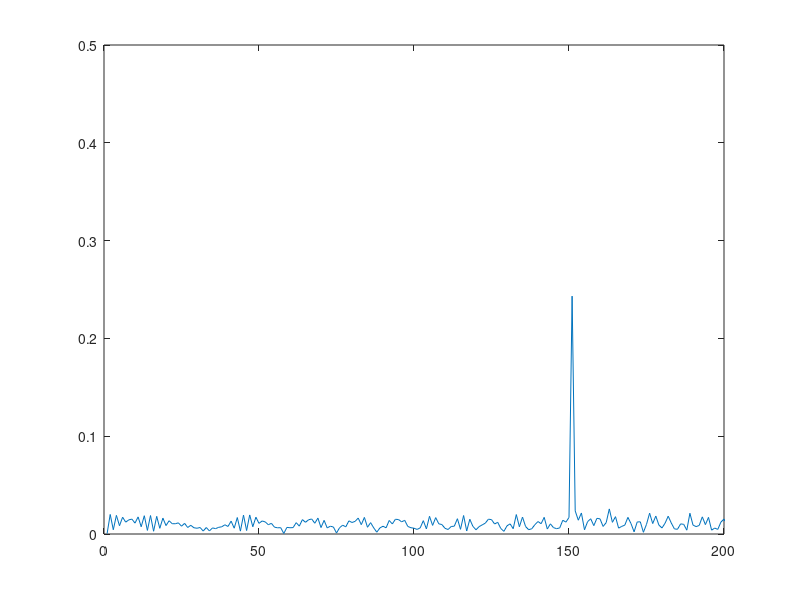
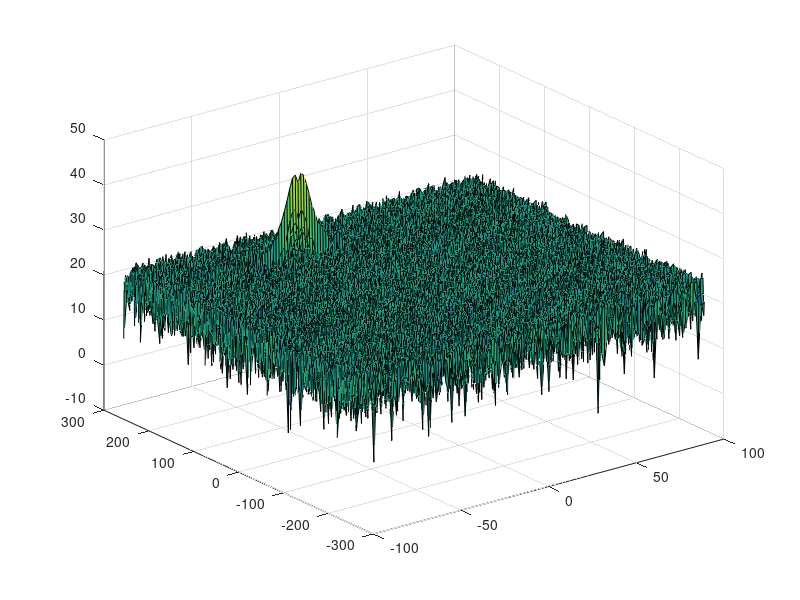

The MATLAB script that drew these images, in order: (Note: this script raises an error after producing the figures.)
close all
clear all
clc;

%% Radar Specifications 
%%%%%%%%%%%%%%%%%%%%%%%%%%%
% Frequency of operation = 77GHz
% Max Range = 200m
% Range Resolution = 1 m
% Max Velocity = 100 m/s
%%%%%%%%%%%%%%%%%%%%%%%%%%%

%speed of light = 3e8

Rmax = 200;  % m
Rres = 1;    % m
Vres = 3;    % m/s
Vmax = 70;   % m/s
c    = 3e8;  % m/s

sweepFactor = 5.5;

%% User Defined Range and Velocity of target
% *%TODO* :
% define the target's initial position and velocity. Note : Velocity
% remains contant
Rtarget = 150;  % m
Vtarget = 30;   % m/s
 


%% FMCW Waveform Generation

% *%TODO* :
%Design the FMCW waveform by giving the specs of each of its parameters.
% Calculate the Bandwidth (B), Chirp Time (Tchirp) and Slope (slope) of the FMCW
% chirp using the requirements above.

B      = c/(2 * Rres); %Bandwidth(Bsweep)=speed_of_light/(2*rangeResolution)
Tchirp = sweepFactor * 2 * Rmax / c;
slope  = B / Tchirp;

%Operating carrier frequency of Radar 
fc= 77e9;             %carrier freq

                                                          
%The number of chirps in one sequence. Its ideal to have 2^ value for the ease of running the FFT
%for Doppler Estimation. 
Nd=128;                   % #of doppler cells OR #of sent periods % number of chirps

%The number of samples on each chirp. 
Nr=1024;                  %for length of time OR # of range cells

% Timestamp for running the displacement scenario for every sample on each
% chirp
t=linspace(0,Nd*Tchirp,Nr*Nd); %total time for samples


%Creating the vectors for Tx, Rx and Mix based on the total samples input.
Tx=zeros(1,length(t)); %transmitted signal
Rx=zeros(1,length(t)); %received signal
Mix = zeros(1,length(t)); %beat signal

%Similar vectors for range_covered and time delay.
r_t=zeros(1,length(t));
td=zeros(1,length(t));


%% Signal generation and Moving Target simulation
% Running the radar scenario over the time. 

% t(1:50)

for i=1:length(t)         
    
    
    % *%TODO* :
    %For each time stamp update the Range of the Target for constant velocity. 
    if (i > 1)
        Rtarget = Rtarget - Vtarget * (t(i) - t(i - 1));
    end
    
    tD = 2 * Rtarget / c ;
    
    % *%TODO* :
    %For each time sample we need update the transmitted and
    %received signal. 
    Tx(i) = cos( 2*pi * (fc * t(i) + slope * (t(i)^2) / 2));
    Rx(i) = cos( 2*pi * (fc * (t(i) - tD) + (slope * (t(i) - tD)^2 ) / 2));
    
    % *%TODO* :
    %Now by mixing the Transmit and Receive generate the beat signal
    %This is done by element wise matrix multiplication of Transmit and
    %Receiver Signal
    Mix(i) = Tx(i) * Rx(i);
    
end

%% RANGE MEASUREMENT


 % *%TODO* :
%reshape the vector into Nr*Nd array. Nr and Nd here would also define the size of
%Range and Doppler FFT respectively.
signal     = reshape(Mix, [Nr, Nd]);

 % *%TODO* :
%run the FFT on the beat signal along the range bins dimension (Nr) and
%normalize.
signal_fft = fft(signal, Nr, 1);

 % *%TODO* :
% Take the absolute value of FFT output
P2 = abs(signal_fft/Nr);

 % *%TODO* :
% Output of FFT is double sided signal, but we are interested in only one side of the spectrum.
% Hence we throw out half of the samples.
P1 = P2(1:Nr/2 + 1);


%plotting the range


 % *%TODO* :
 % plot FFT output 


figure ('Name','Range from First FFT')  %plotting the range
plot(P1);                               % plot FFT output 
axis ([0 200 0 0.5]);


%% RANGE DOPPLER RESPONSE
% The 2D FFT implementation is already provided here. This will run a 2DFFT
% on the mixed signal (beat signal) output and generate a range doppler
% map.You will implement CFAR on the generated RDM


% Range Doppler Map Generation.

% The output of the 2D FFT is an image that has reponse in the range and
% doppler FFT bins. So, it is important to convert the axis from bin sizes
% to range and doppler based on their Max values.

Mix=reshape(Mix,[Nr,Nd]);

% 2D FFT using the FFT size for both dimensions.
sig_fft2 = fft2(Mix,Nr,Nd);

% Taking just one side of signal from Range dimension.
sig_fft2 = sig_fft2(1:Nr/2,1:Nd);
sig_fft2 = fftshift (sig_fft2);
RDM = abs(sig_fft2);
RDM = 10*log10(RDM) ;

%use the surf function to plot the output of 2DFFT and to show axis in both
%dimensions
doppler_axis = linspace(-100,100,Nd);
range_axis = linspace(-200,200,Nr/2)*((Nr/2)/400);
figure,surf(doppler_axis,range_axis,RDM);

%% CFAR implementation

%Slide Window through the complete Range Doppler Map

% *%TODO* :
%Select the number of Training Cells in both the dimensions.
Tc = 4;
Tr = 8;

% *%TODO* :
%Select the number of Guard Cells in both dimensions around the Cell under 
%test (CUT) for accurate estimation
Gc = 2;
Gr = 4;

Cols = 2 * (Tc + Gc) + 1;
Rows = 2 * (Tr + Gr) + 1;

TrnCells = 2* Tc * (2* (Tr + Gr) + 1) + 2*Tr * (2 * Gc + 1);
window   = ones(Rows, Cols);

for row = 1:Rows
    for col = 1:Cols
        
        if ((row > Tr) && (row <= (Tr + 2*Gr + 1)) && (col > Tc) ...
                && (col <= Tc + 2 * Gc + 1))
           window(row, col) = 0;            
        end        
    end
end

% *%TODO* :
% offset the threshold by SNR value in dB
offset = 5;

% *%TODO* :
%Create a vector to store noise_level for each iteration on training cells
noise_level = zeros(size(window));

% *%TODO* :
%design a loop such that it slides the CUT across range doppler map by
%giving margins at the edges for Training and Guard Cells.
%For every iteration sum the signal level within all the training
%cells. To sum convert the value from logarithmic to linear using db2pow
%function. Average the summed values for all of the training
%cells used. After averaging convert it back to logarithimic using pow2db.
%Further add the offset to it to determine the threshold. Next, compare the
%signal under CUT with this threshold. If the CUT level > threshold assign
%it a value of 1, else equate it to 0.


% Use RDM[x,y] as the matrix from the output of 2D FFT for implementing
% CFAR

winSize  = size(window);
RSMSize  = size(RDM);
RDM_CFAR = zeros(RSMSize);

for row = 1:(RSMSize(1) - 2*(Gr+Tr))  
    for col = 1:(RSMSize(2) - 2*(Gc+Tc))
        
        noise_level = window.*RDM(row:(winSize(1) + row - 1), col:(winSize(2) + col - 1));
        noise_level = db2pow(noise_level);
        noise       = sum(sum(noise_level, 'All'));        
        threshold   = (noise / TrnCells) * offset;
        threshold   = pow2db(threshold);
        signal      = RDM(row + Tr + Gr, col + Tc + Gc);
        
        if signal > threshold
            RDM_CFAR(row + Tr + Gr, col + Tc + Gc) = 1;
        end
        
        fprintf(' %i, %i Thresh: %0.3f, Signal: %0.3f \n', row, col, threshold, signal);
             
    end
    
end


% *%TODO* :
%display the CFAR output using the Surf function like we did for Range
%Doppler Response output.
figure('Name','CA-CFAR Filtered RDM'),surf(doppler_axis,range_axis,RDM_CFAR);
colorbar;
